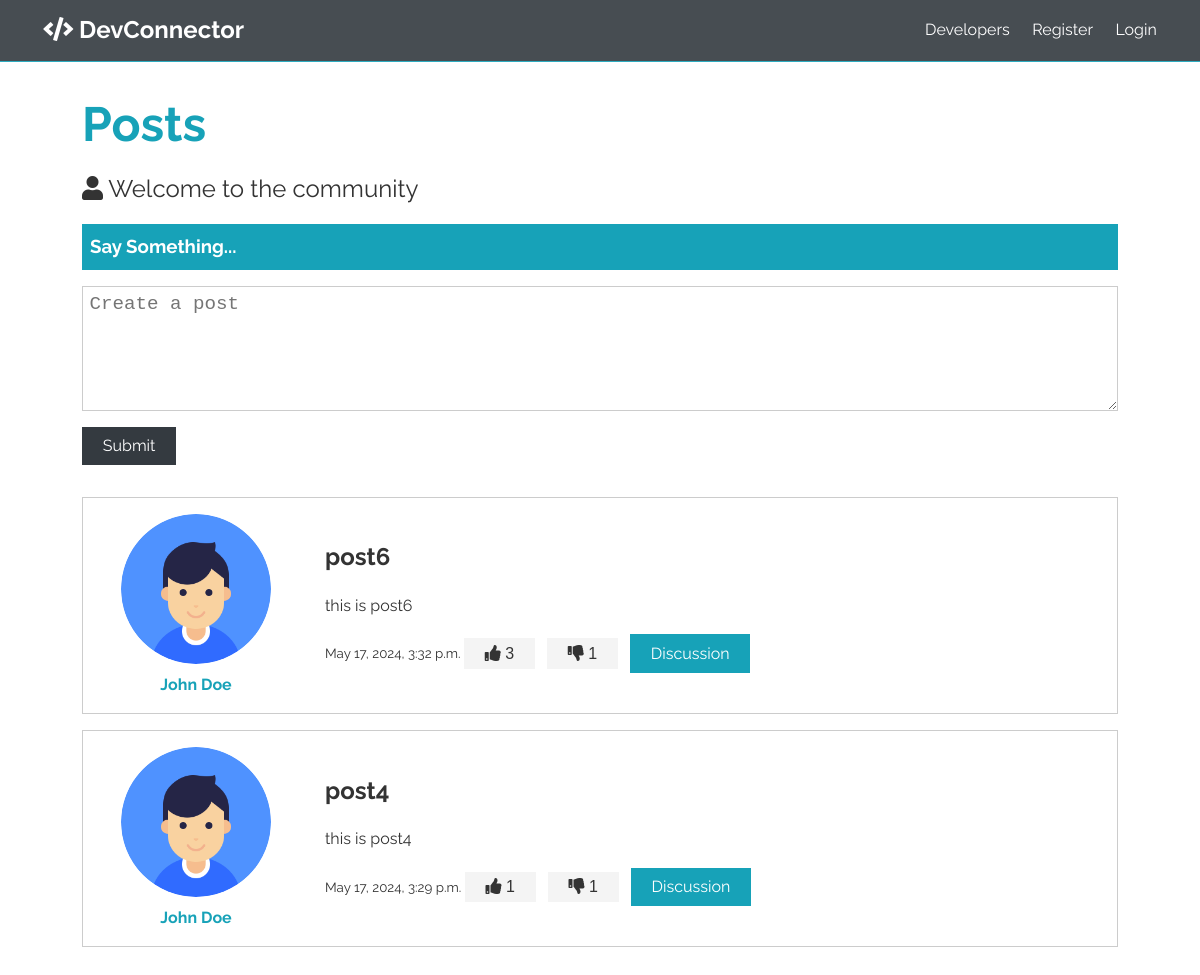
Page /blog/posts/ on the committed database.
### blog/models.py (models this page shows, shortened)
class Post(models.Model):
    author=models.ForeignKey(UserProfile,on_delete=models.CASCADE)
    title =models.CharField(max_length=100)
    body = models.TextField()
    created_at=models.DateTimeField(auto_now_add=True)
    updated_at=models.DateTimeField(auto_now=True)
    like=models.ManyToManyField(UserProfile,related_name='post_like')
    dislike=models.ManyToManyField(UserProfile,related_name='post_dislike')

### accounts/models.py (models this page shows)
class UserProfile(models.Model):
    bio=models.CharField(max_length=100)
    user=models.OneToOneField(User,on_delete=models.CASCADE)
    picture=models.ImageField(upload_to="profile_picture",default='user.png')
    def get_absolute_url(self):
        return reverse("profile", kwargs={"pk": self.pk})

### blog/views.py (the view)
# urls.py: path('posts/',views.posts,name='posts'),
def posts(request):
    posts=Post.objects.all().order_by("-created_at")
    return render(request,'blog/posts.html',{'posts':posts})

### blog/templates/blog/posts.html (shortened to what this page needs)
{% extends "base.html" %}
{% block content %}
    <section class="container">
      <h1 class="large text-primary">
        Posts
      </h1>
      <p class="lead"><i class="fas fa-user"></i> Welcome to the community</p>
      <div class="post-form">
        <div class="post-form-header bg-primary">
          <h3>Say Something...</h3>
        </div>
        <form class="form my-1">
          <textarea cols="30" rows="5" placeholder="Create a post"></textarea>
          <input type="submit" value="Submit" class="btn btn-dark my-1" />
        </form>
        <div class="posts">
          {% for post in posts %}
          <div class="post bg-white my-1 p-1">
            <div>
              <a href="{{ post.author.get_absolute_url }}">
                <img
                  class="round-img"
                  src="{{ post.author.picture.url }}"
                  alt=""
                />
                <h4>John Doe</h4>
              </a>
            </div>
            <div>
              <h1> {{ post.title }} </h1>
              <p class="my-1">
                {{ post.body }}
              </p>
              <small> {{ post.created_at }} </small>
              <button class="btn">
                <i class="fas fa-thumbs-up"></i> <span>{{ post.like.count }}</span>
              </button>
              <button class="btn">
                <i class="fas fa-thumbs-down"></i> <span>{{ post.dislike.count }}</span>
              </button>
              <a href="post.html" class="btn btn-primary">
                Discussion
              </a>
            </div>
          </div>
          {% endfor %}
        </div>
      </div>
    </section>
{% endblock content %}

### templates/base.html (shortened to what this page needs)
{% load static %}
<!DOCTYPE html>
<html lang="en">
<head>
  <link
    rel="stylesheet"
    href="https://use.fontawesome.com/releases/v5.8.1/css/all.css"
  />
  <link rel="stylesheet" href="{% static 'accounts/css/style.min.css' %}" />
</head>
<body>
    {% include "navbar.html" %}
    {% block content %}{% endblock content %}
</body>
</html>

### templates/navbar.html
{% if request.user.is_authenticated %}
<nav class="navbar bg-dark">
    <h1>
      <a href="{% url 'dashboard' %}"> <i class="fas fa-code"></i> DevConnector </a>
    </h1>
    <ul>
      <li><a href="{% url 'profiles' %}">Developers</a></li>
      <li><a href="{% url 'posts' %}">Posts</a></li>
      <li>
        <a href="{% url 'dashboard' %}">
          <i class="fas fa-user"></i>
          <span class="hide-sm"> Dashboard</span></a
        >
      </li>
      <li>
        <a href="{% url 'login' %}">
          <i class="fas fa-sign-out-alt"></i>
          <span class="hide-sm"> Logout</span></a
        >
      </li>
    </ul>
  </nav>
  {% else %}
  <nav class="navbar bg-dark">
    <h1>
      <a href="{% url 'dashboard' %}"> <i class="fas fa-code"></i> DevConnector </a>
    </h1>
    <ul>
      <li><a href="{% url 'profiles' %}">Developers</a></li>
      <li><a href="{% url 'register' %}">Register</a></li>
      <li><a href="{% url 'login' %}">Login</a></li>
    </ul>
  </nav>
  {% endif %}

### rows in the picture
Post: author.picture (placeholder picture), title "post6", body "this is post6", created_at "May 17, 2024, 3:32 p.m.", like.count "3", dislike.count "1"
Post: author.picture (placeholder picture), title "post4", body "this is post4", created_at "May 17, 2024, 3:29 p.m.", like.count "1", dislike.count "1"
